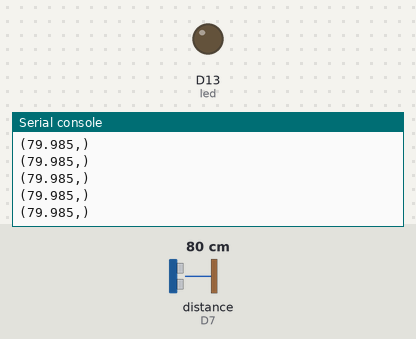
Bench run of a program on a simulated CircuitPython board. On the bench: output pins drawn as LEDs (lit = HIGH), the last lines printed to the serial console. Inputs (shaded band) come from the test bench; at power-on: distance to the obstacle (sensor on D7) 80 cm. The echo pulse lasts 58.3 µs per cm; WiFi joins after 1.5 s; values from a settings file that is not in the repository are placeholders; web requests get an empty 200 reply after 0.4 s.

Above: at 2.7 s.
2.8 s: distance to the obstacle (sensor on D7) set to 44 cm
At 3.3 s:
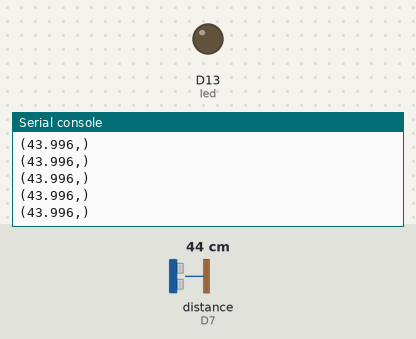
4.3 s: distance to the obstacle (sensor on D7) set to 37 cm
At 6.2 s:
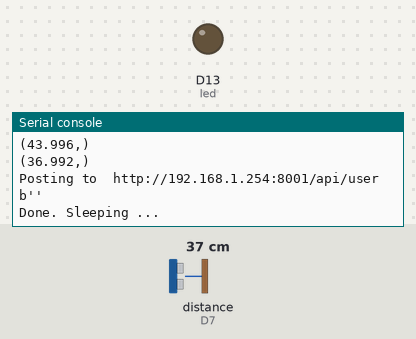
Timing chart, 0 to 7.7 s (numbered marks = the images above; inputs shaded):
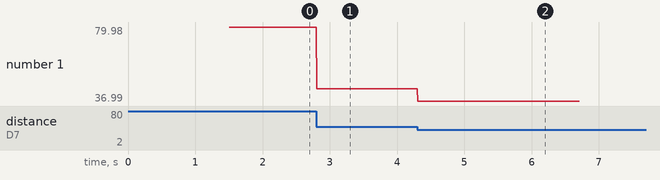

Measured:
- the behaviour switches between 41 and 40 cm on distance to the obstacle (sensor on D7) (found by bisection; images 1 and 2)
- after the input at 2.8 s, the serial console: prints a new line at once (image 1)
- after the input at 4.3 s, the serial console: prints a new line at once (image 2)
- plotted number 1: 79.98 → 44 after the input at 2.8 s, 44 → 36.99 after the input at 4.3 s

The program:

spudnik.py
```python
"""Sample code and test for adafruit_in219"""
import board
import busio
import digitalio
from digitalio import DigitalInOut
import gc
import time
import adafruit_hcsr04


SENSOR_ID = 'SensorA'

NEAR_THRESHOLD = 40.

sonar = adafruit_hcsr04.HCSR04(trigger_pin=board.D10, echo_pin=board.D7)

SLEEPTIME = 1200

TRIGGERED = True


# Get Wifi and FarmOS details
try:
    from secrets import secrets
except ImportError:
    print("WiFi secrets are kept in secrets.py, please add them there!")
    raise

WIFI_ESSID=secrets['ssid']
WIFI_PASS=secrets['password']
PRIVATE_KEY=secrets['privkey']

#NEAR_THRESHOLD=float(secrets['near'])
#FAR_THRESHOLD=float(secrets['far'])

#print("NEAR_THRESHOLD",NEAR_THRESHOLD)


print("PK=",PRIVATE_KEY)

#JSON_POST_URL = 'http://64.227.0.108:8001/api/user'
#JSON_POST_URL = 'http://localhost:8001/api/user'

#JSON_POST_URL = "http://localhost:8001/api/user"

JSON_POST_URL = "http://192.168.1.254:8001/api/user"
# esp32

import adafruit_esp32spi.adafruit_esp32spi_socket as socket
from adafruit_esp32spi import adafruit_esp32spi
import adafruit_requests as requests

esp32_cs = DigitalInOut(board.D11)
esp32_ready = DigitalInOut(board.D12)
esp32_reset = DigitalInOut(board.D9)

esp_spi = busio.SPI(board.SCK, board.MOSI, board.MISO)
esp = adafruit_esp32spi.ESP_SPIcontrol(esp_spi, esp32_cs, esp32_ready, esp32_reset)

led = digitalio.DigitalInOut(board.D13)
led.direction = digitalio.Direction.OUTPUT


def connect(essid,password): # note that these are arguments are b'essid' and b'password'
    print("Connecting to AP...")
    while not esp.is_connected:
        try:
            esp.connect_AP(essid, password)
        except RuntimeError as e:
            print("could not connect to AP, retrying: ",e)
            continue
    print("Connected to", str(esp.ssid, 'utf-8'), "\tRSSI:", esp.rssi)

    # Initialize a requests object with a socket and esp32spi interface
    requests.set_socket(socket, esp)


# measure and display loop
connect(WIFI_ESSID,WIFI_PASS)

while True:

    gc.collect()

    try:

        distance = sonar.distance
        print((distance,))


        if (distance < NEAR_THRESHOLD):

            json_data = {'private_key':PRIVATE_KEY,
                'sensor':SENSOR_ID,
                'value':1.0
            }
            #json_data={"distance":distance}
            print("Posting to ",JSON_POST_URL)

            response = requests.post(JSON_POST_URL, json=json_data)
            print(response.content)
            response.close()

            print("Done. Sleeping ... ")
            time.sleep(2)


    except Exception as e:

        print("error: "+str(e))
        time.sleep(2)
```
